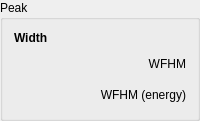
         <widget class="QGroupBox" name="groupPeak">
          <property name="title">
           <string>Peak</string>
          </property>
          <layout class="QGridLayout" name="gridLayout_6">
           <item row="0" column="0">
            <layout class="QHBoxLayout" name="horizontalWidth">
             <item>
              <widget class="QLabel" name="label_55">
               <property name="sizePolicy">
                <sizepolicy hsizetype="Preferred" vsizetype="Preferred">
                 <horstretch>0</horstretch>
                 <verstretch>0</verstretch>
                </sizepolicy>
               </property>
               <property name="minimumSize">
                <size>
                 <width>100</width>
                 <height>0</height>
                </size>
               </property>
               <property name="maximumSize">
                <size>
                 <width>16777215</width>
                 <height>16777215</height>
                </size>
               </property>
               <property name="font">
                <font>
                 <weight>75</weight>
                 <bold>true</bold>
                </font>
               </property>
               <property name="text">
                <string>Width</string>
               </property>
              </widget>
             </item>
            </layout>
           </item>
           <item row="2" column="0">
            <layout class="QHBoxLayout" name="horizontalFWEnergy">
             <item>
              <spacer name="horizontalSpacer_3">
               <property name="orientation">
                <enum>Qt::Horizontal</enum>
               </property>
               <property name="sizeType">
                <enum>QSizePolicy::Maximum</enum>
               </property>
               <property name="sizeHint" stdset="0">
                <size>
                 <width>40</width>
                 <height>20</height>
                </size>
               </property>
              </spacer>
             </item>
             <item>
              <widget class="QLabel" name="FWEnergyLabel">
               <property name="sizePolicy">
                <sizepolicy hsizetype="MinimumExpanding" vsizetype="Preferred">
                 <horstretch>0</horstretch>
                 <verstretch>0</verstretch>
                </sizepolicy>
               </property>
               <property name="minimumSize">
                <size>
                 <width>0</width>
                 <height>25</height>
                </size>
               </property>
               <property name="maximumSize">
                <size>
                 <width>16777215</width>
                 <height>25</height>
                </size>
               </property>
               <property name="text">
                <string>WFHM (energy)</string>
               </property>
               <property name="alignment">
                <set>Qt::AlignRight|Qt::AlignTrailing|Qt::AlignVCenter</set>
               </property>
              </widget>
             </item>
            </layout>
           </item>
           <item row="1" column="0">
            <layout class="QHBoxLayout" name="horizontalFWHM">
             <item>
              <spacer name="horizontalSpacer_2">
               <property name="orientation">
                <enum>Qt::Horizontal</enum>
               </property>
               <property name="sizeType">
                <enum>QSizePolicy::Maximum</enum>
               </property>
               <property name="sizeHint" stdset="0">
                <size>
                 <width>40</width>
                 <height>20</height>
                </size>
               </property>
              </spacer>
             </item>
             <item>
              <widget class="QLabel" name="label_56">
               <property name="sizePolicy">
                <sizepolicy hsizetype="MinimumExpanding" vsizetype="Preferred">
                 <horstretch>0</horstretch>
                 <verstretch>0</verstretch>
                </sizepolicy>
               </property>
               <property name="minimumSize">
                <size>
                 <width>0</width>
                 <height>25</height>
                </size>
               </property>
               <property name="maximumSize">
                <size>
                 <width>16777215</width>
                 <height>25</height>
                </size>
               </property>
               <property name="text">
                <string>WFHM</string>
               </property>
               <property name="alignment">
                <set>Qt::AlignRight|Qt::AlignTrailing|Qt::AlignVCenter</set>
               </property>
              </widget>
             </item>
            </layout>
           </item>
           <item row="3" column="0">
            <layout class="QHBoxLayout" name="horizontalLeftSkew"/>
           </item>
           <item row="4" column="0">
            <layout class="QHBoxLayout" name="horizontalRightSkew"/>
           </item>
          </layout>
         </widget>
